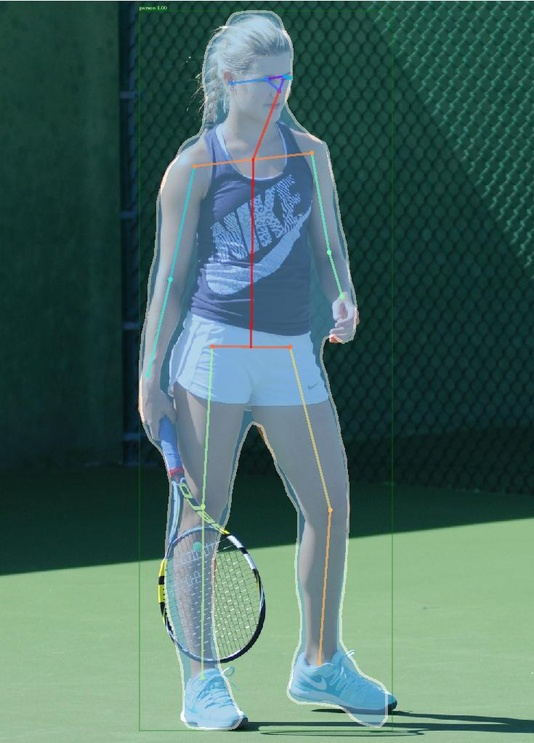
#> input picture infer_out_test/12.jpg, 534 x 743 px, shrunk from 735 x 1022 before the run, found by its file name
$ python save2.py   (older library calls are emulated)
#> lines starting #> are read from the running program, lines starting #| are printed output that depends on the picture; after the words box and inside, x2 and y2 are one past the last pixel; in counts of white or black regions, pixels touching at a corner belong together
import numpy
import cv2
import numpy as np
import pickle
import detectron.utils.densepose_methods as dp_utils
import time

im  = cv2.imread('/densepose/DensePoseData/infer_out_test/12.jpg')
#> im is the input picture: shape (743, 534, 3); mean B, G, R 99.7, 106.1, 72.2
IUV = cv2.imread('/densepose/DensePoseData/infer_out_test/12_IUV.png')
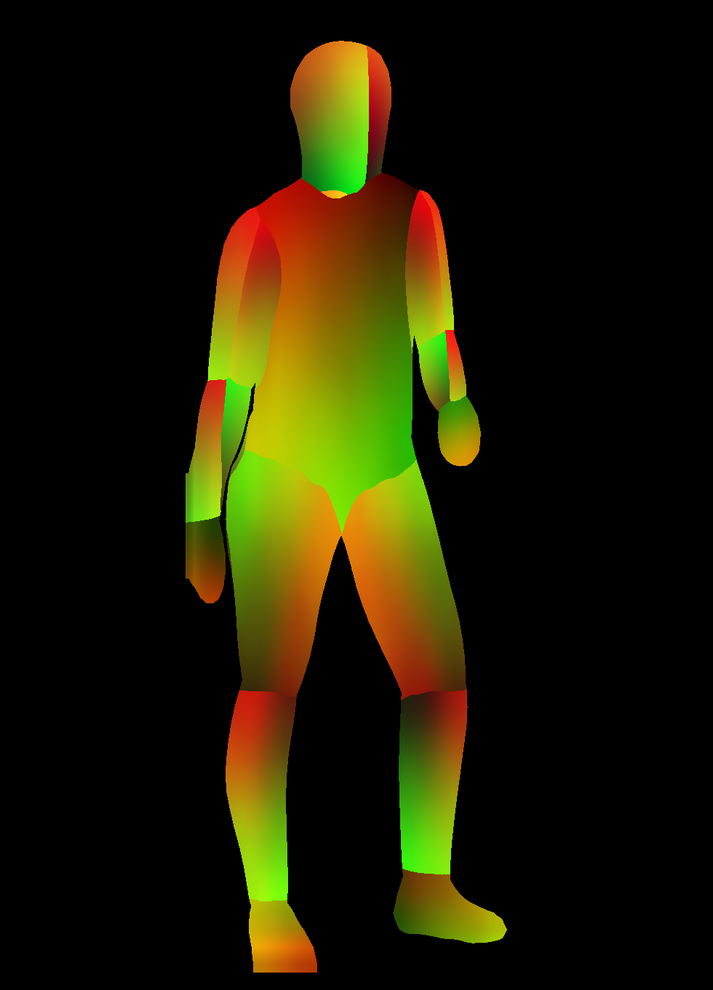
#> input picture infer_out_test/12_IUV.png, 713 x 990 px, shrunk from 980 x 1362 before the run, found by its file name
#> IUV is the input picture: shape (990, 713, 3); mean B, G, R 2.2, 27.1, 30.3
INDS = cv2.imread('/densepose/DensePoseData/infer_out_test/12_INDS.png',  0)
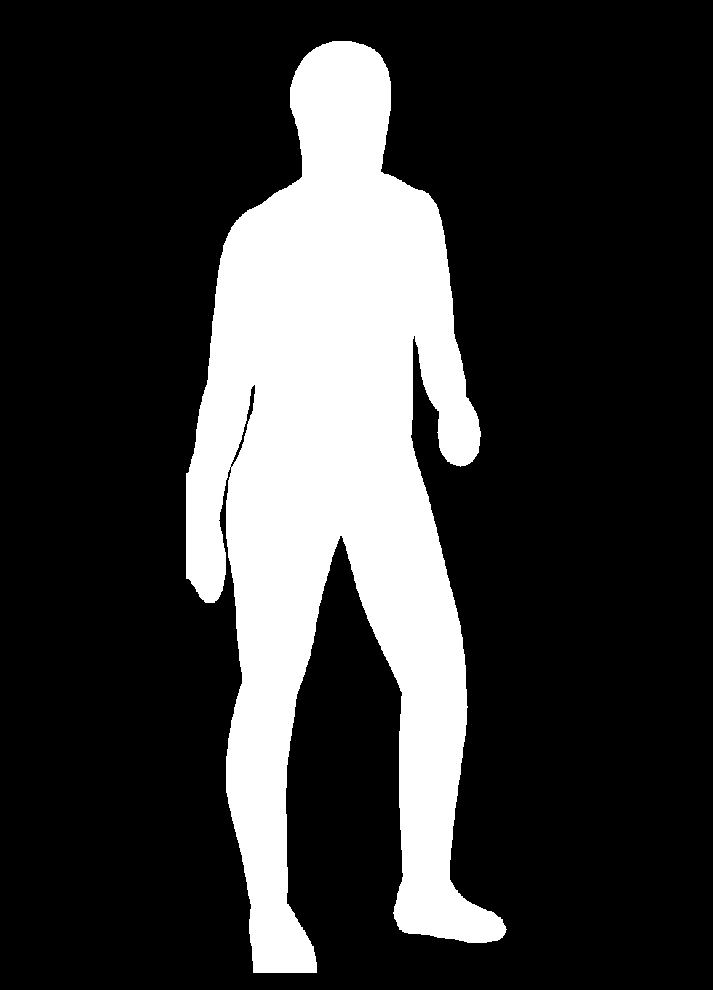
#> input picture infer_out_test/12_INDS.png, 713 x 990 px, shrunk from 980 x 1362 before the run, found by its file name
#> INDS: shape (990, 713); values 0 (black) and 1 (white), 21.9% white; 1 white region, box (x1, y1, x2, y2) and area: (186, 41, 507, 973) 154751

# Now read the smpl model.
#> (the run stopped early here; a loop or call above may not have finished)
